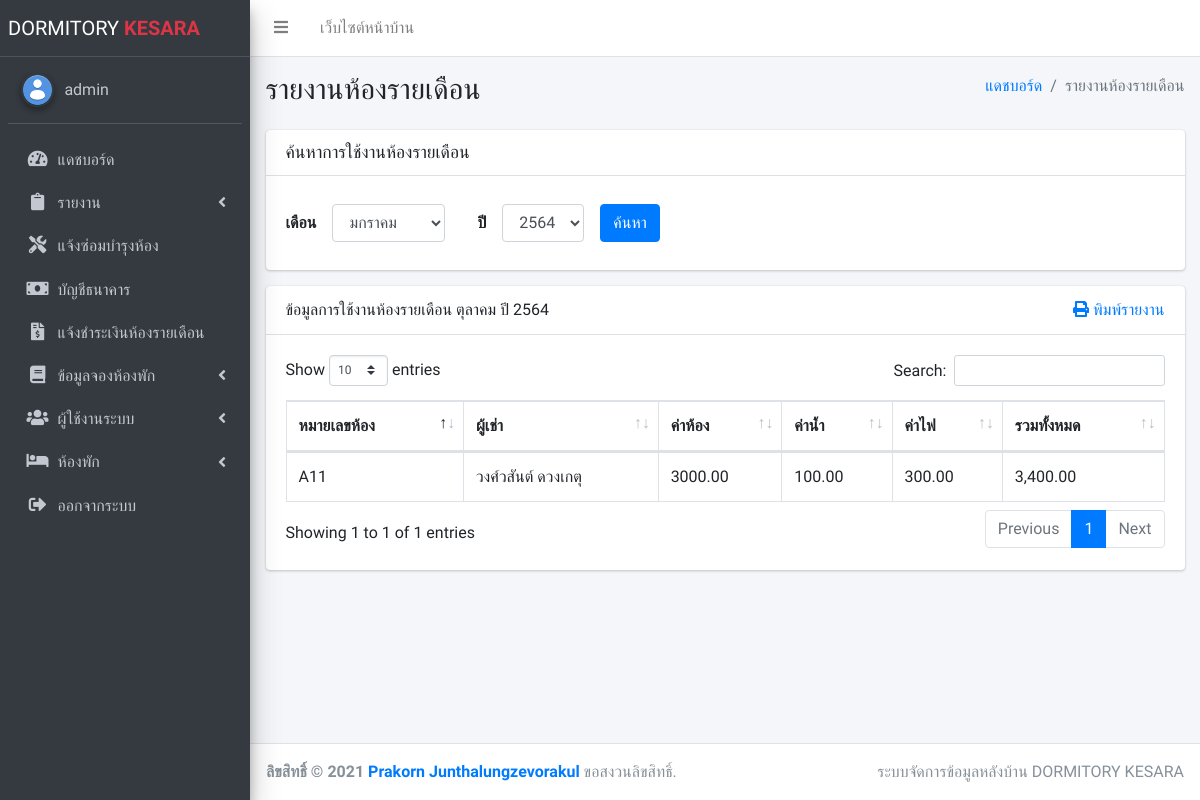
Screenshot of /admin/report_monthly.php (signed in) with the database file from the repository.
### tables this page shows
CREATE TABLE `notice_payments` (
  `np_id` varchar(255) NOT NULL COMMENT 'รหัสใบเสร็จ',
  `np_customer_username` varchar(255) NOT NULL COMMENT 'ลูกค้า',
  `np_manager_name` varchar(255) NOT NULL COMMENT 'ชื่อผู้จัดการ',
  `np_room_id` varchar(255) NOT NULL COMMENT 'รหัสห้อง',
  `np_month` varchar(255) NOT NULL COMMENT 'เดือน',
  `np_year` varchar(255) NOT NULL COMMENT 'ปี',
  `np_cost` decimal(10,2) NOT NULL COMMENT 'ราคาทั้งหมด',
  `np_fine` decimal(10,2) NOT NULL COMMENT 'ค่าปรับ',
  `np_expired_date` varchar(255) NOT NULL COMMENT 'วันที่หมดเขต',
  `np_status` varchar(255) NOT NULL COMMENT 'สถานะ',
  `np_pay` varchar(255) NOT NULL COMMENT 'รูปแบบการจ่ายเงิน',
  `np_receive_bank` varchar(255) NOT NULL COMMENT 'ธนาคารรับเงิน',
  `np_receive_acc` varchar(255) NOT NULL COMMENT 'เลขบัญชีรับเงิน',
  `np_receive_owner` varchar(255) NOT NULL COMMENT 'ชื่อบัญชีรับเงิน',
  `np_transfer_bank` varchar(255) NOT NULL COMMENT 'ธนาคารผู้โอน',
  `np_transfer_acc` varchar(255) NOT NULL COMMENT 'เลขบัญชีผู้โอน',
  `np_transfer_owner` varchar(255) NOT NULL COMMENT 'ชื่อบัญชีผู้โอน',
  `np_transfer_datetime` varchar(255) NOT NULL COMMENT 'เวลาที่โอน',
  `np_slip` text NOT NULL COMMENT 'ไฟล์ภาพสลิป',
  `np_created` datetime NOT NULL DEFAULT current_timestamp() COMMENT 'วันที่สร้าง'
);

CREATE TABLE `customers` (
  `username` varchar(255) NOT NULL COMMENT 'ชื่อผู้ใช้งาน',
  `id_card` char(13) NOT NULL COMMENT 'เลขบัตรประชาชน',
  `firstname` varchar(255) NOT NULL COMMENT 'ชื่อจริง',
  `lastname` varchar(255) NOT NULL COMMENT 'นามสกุล',
  `gender` varchar(10) NOT NULL COMMENT 'เพศ',
  `phone_number` varchar(255) NOT NULL COMMENT 'เบอร์โทร',
  `address` text NOT NULL COMMENT 'ที่อยู่',
  `email` varchar(255) NOT NULL COMMENT 'อีเมล',
  `password` varchar(255) NOT NULL COMMENT 'รหัสผ่าน',
  `current_book` varchar(255) NOT NULL COMMENT 'รายการปัจจุบัน',
  `status` varchar(255) NOT NULL COMMENT 'สถานะ',
  `active` varchar(10) NOT NULL DEFAULT 'Enable' COMMENT 'สถานะบัญชี',
  `created` timestamp NOT NULL DEFAULT current_timestamp() COMMENT 'วันที่เพิ่มข้อมูล',
  `updated` timestamp NOT NULL DEFAULT current_timestamp() ON UPDATE current_timestamp() COMMENT 'อัพเดตล่าสุด'
);

CREATE TABLE `notice_payment_details` (
  `npd_id` int(11) NOT NULL COMMENT 'รหัสรายการ',
  `npd_np_id` varchar(255) NOT NULL COMMENT 'รหัสใบเสร็จ',
  `npd_name` varchar(255) NOT NULL COMMENT 'ชื่อรายการ',
  `npd_cost` decimal(10,2) NOT NULL COMMENT 'ราคา'
);

### admin/report_monthly.php (the view, shortened to what this page needs)
<?php
require_once('api/connect.php');
function monthThai($strDate)
{
    $strMonth = date("n", strtotime($strDate));
    $strMonthCut = array("", "มกราคม", "กุมภาพันธ์", "มีนาคม", "เมษายน", "พฤษภาคม", "มิถุนายน", "กรกฎาคม", "สิงหาคม", "กันยายน", "ตุลาคม", "พฤศจิกายน", "ธันวาคม");
    $strMonthThai = $strMonthCut[$strMonth];
    return "$strMonthThai";
}
function yearThai($strDate)
{
    $strYear = date("Y", strtotime($strDate)) + 543;
    return "$strYear";
}
if (isset($_POST["month"]) && !empty($_POST["month"]) && isset($_POST["year"]) && !empty($_POST["year"])) {
    $current_month = $_POST["month"];
    $current_year = $_POST["year"];
} else {
    $current_month = monthThai(date("Y-m-d"));
    $current_year = yearThai(date("Y-m-d"));
}
$sql = "SELECT MIN(np_year) as min_year  FROM notice_payments GROUP BY np_year";
$stmt = $pdo->query($sql);
$row = $stmt->fetchObject();
if (empty($row)) {
    $earliest_year = $current_year;
} else {
    $earliest_year = $row->min_year;
}
$sql = "SELECT * FROM notice_payments,customers WHERE notice_payments.np_customer_username=customers.username AND np_month=:month AND np_year=:year ORDER BY np_created DESC";
$stmt = $pdo->prepare($sql);
$stmt->execute([
    'month' => $current_month,
    'year' => $current_year
]);
$data = $stmt->fetchAll();
?>
<!DOCTYPE html>
<html lang="en">
<head>
    <link rel="stylesheet" href="plugins/datatables-bs4/css/dataTables.bootstrap4.min.css">
    <link rel="stylesheet" href="plugins/datatables-responsive/css/responsive.bootstrap4.min.css">
    <link rel="stylesheet" href="plugins/datatables-buttons/css/buttons.bootstrap4.min.css">
    <link rel="stylesheet" href="plugins/fontawesome-free/css/all.min.css">
    <link rel="stylesheet" href="dist/css/adminlte.min.css">
</head>
<body class="hold-transition sidebar-mini" onload="count()">
    <div class="wrapper">
        <?php include_once('layouts/navigator.php'); ?>
        <div class="content-wrapper">
            <div class="content-header">
                <div class="container-fluid">
                    <div class="row mb-2">
                        <div class="col-sm-6">
                            <h1 class="m-0">รายงานห้องรายเดือน</h1>
                        </div>
                        <div class="col-sm-6">
                            <ol class="breadcrumb float-sm-right">
                                <li class="breadcrumb-item"><a href="dashboard.php">แดชบอร์ด</a></li>
                                <li class="breadcrumb-item active">รายงานห้องรายเดือน</li>
                            </ol>
                        </div>
                    </div>
                </div>
            </div>
            <section class="content">
                <div class="container-fluid">
                    <div class="row">
                        <div class="col-12">
                            <div class="card">
                                <div class="card-header">
                                    <h3 class="card-title">
                                        ค้นหาการใช้งานห้องรายเดือน
                                    </h3>
                                </div>
                                <div class="card-body">
                                    <form class="form-inline mt-2" id="findNPForm" method="post">
                                        <div class="form-group mb-2">
                                            <label>เดือน</label>
                                            <select class="form-control mx-sm-3" name="month">
                                                <option value="มกราคม">มกราคม</option>
                                            </select>
                                        </div>
                                        <div class="form-group mx-sm-3 mb-2">
                                            <label>ปี</label>
                                            <select class="form-control mx-sm-3" name="year">
                                                <?php foreach (range($current_year, $earliest_year) as $year) { ?>
                                                    <option value="<?= $year ?>"><?= $year ?></option>
                                                <?php } ?>
                                            </select>
                                            <br>
                                            <button type="submit" class="btn btn-primary">ค้นหา</button>
                                        </div>
                                    </form>
                                </div>
                            </div>
                        </div>
                    </div>
                    <div class="row">
                        <div class="col-12">
                            <div class="card">
                                <div class="card-header">
                                    <div class="d-flex justify-content-between">
                                        ข้อมูลการใช้งานห้องรายเดือน <?= $current_month ?> ปี <?= $current_year ?>
                                        <a target="_blank" href="show_report.php?report=usemonthlyroom&month=<?= $current_month ?>&year=<?= $current_year ?>">
                                            <i class="fas fa-print"></i>
                                            <span>พิมพ์รายงาน</span>
                                        </a>
                                    </div>
                                </div>
                                <div class="card-body">
                                    <table id="dataTable" class="table table-bordered table-hover">
                                        <thead>
                                            <tr>
                                                <th>หมายเลขห้อง</th>
                                                <th>ผู้เช่า</th>
                                                <th>ค่าห้อง</th>
                                                <th>ค่าน้ำ</th>
                                                <th>ค่าไฟ</th>
                                                <th>รวมทั้งหมด</th>
                                            </tr>
                                        </thead>
                                        <tbody>
                                            <?php foreach ($data as $row) { ?>
                                                <?php
                                                $sql = "SELECT * FROM notice_payment_details WHERE npd_np_id='$row[np_id]'";
                                                $stmt = $pdo->query($sql);
                                                $npd = $stmt->fetchAll();
                                                ?>
                                                <tr>
                                                    <td><?= $row['np_room_id'] ?></td>
                                                    <td><?= $row['firstname'] . " " . $row['lastname'] ?></td>
                                                    <?php foreach ($npd as $item) { ?>
                                                        <td><?= $item['npd_cost'] ?></td>
                                                    <?php } ?>
                                                    <td><?= number_format($row['np_cost'], 2) ?></td>
                                                </tr>
                                            <?php } ?>
                                        </tbody>
                                    </table>
                                </div>
                            </div>
                        </div>
                    </div>
                </div>
            </section>
        </div>
        <?php include_once('layouts/footer.php') ?>
    </div>
</body>
</html>

### rows the page displays
notice_payments: np_room "A11", np_customer_username.firstname "วงศ์วสันต์", np_customer_username.lastname "ดวงเกตุ", np_cost "3,400.00"
notice_payment_details: npd_cost "3000.00"
notice_payment_details: npd_cost "100.00"
notice_payment_details: npd_cost "300.00"

### other values shown
$_SESSION['ADMIN_USERNAME'] "admin"
$current_month "ตุลาคม"
$current_year "2564"
form field year "2564"
